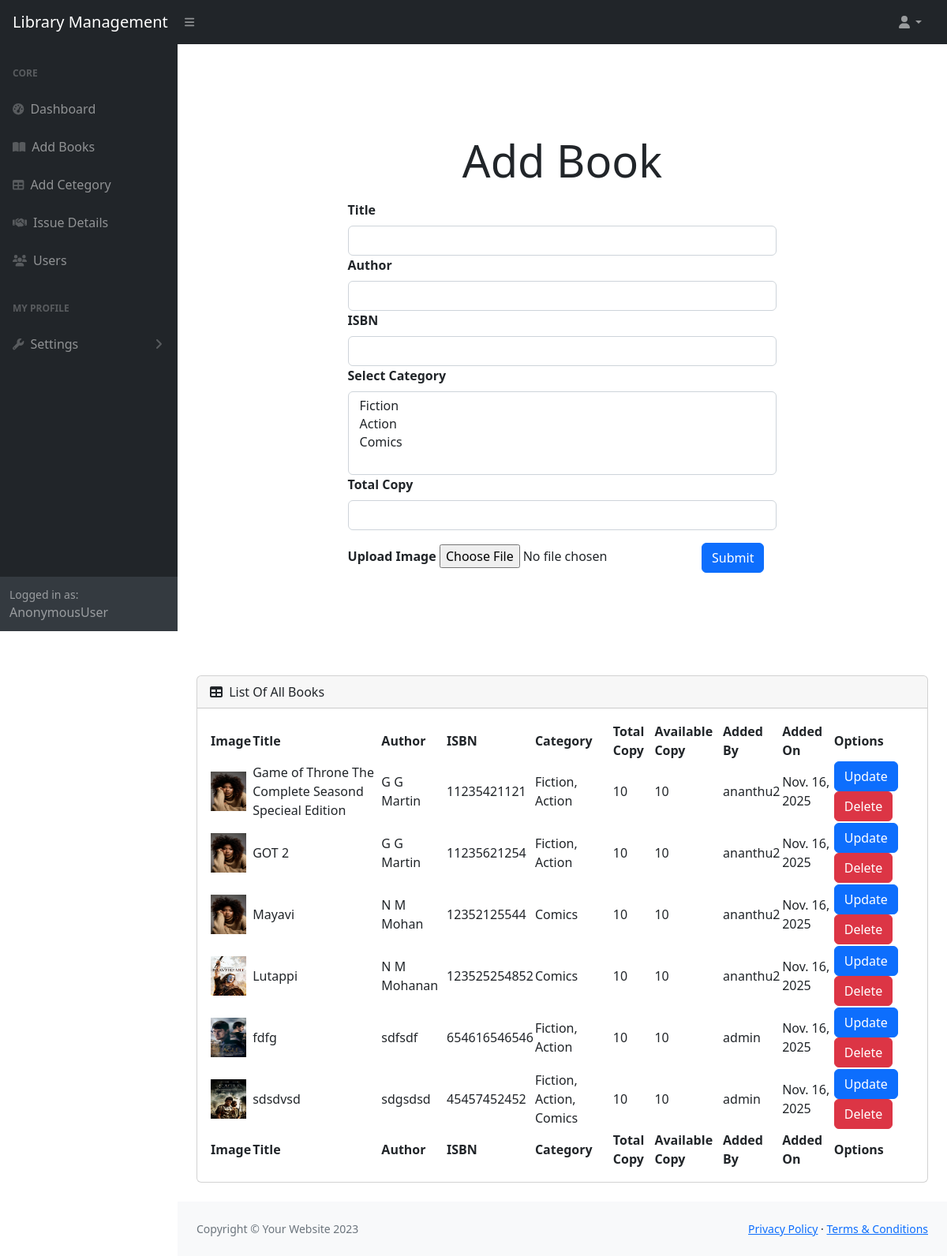
Before: /addbook/ with the older database file.
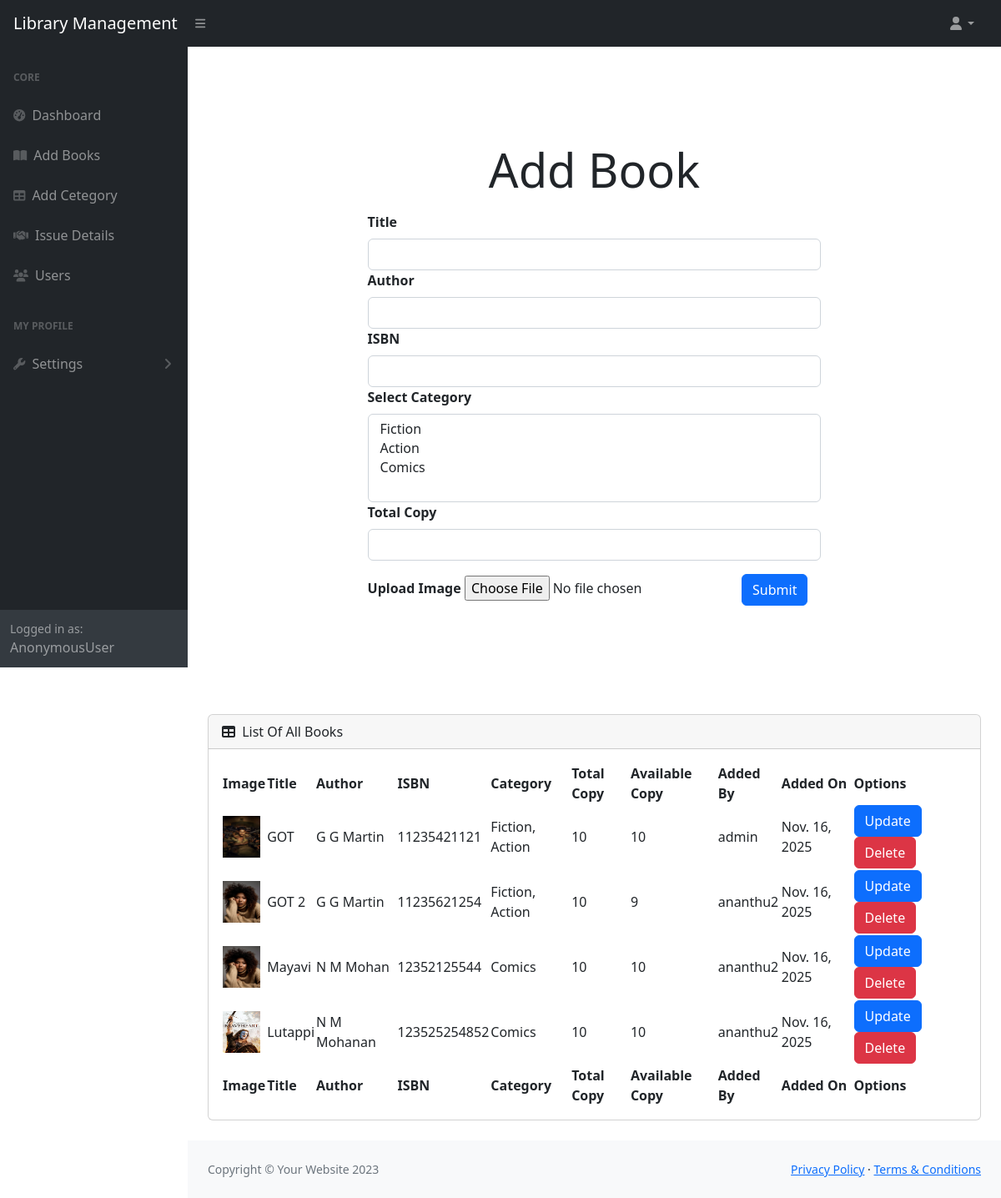
After: the same page with the newer database file.
### libraryApp/models.py (models this page shows, shortened)
class Book(models.Model):
    user=models.ForeignKey(User,on_delete=models.CASCADE,related_name="bookUser")
    title=models.CharField(max_length=100)
    author=models.CharField(max_length=20)
    isbn=models.IntegerField()
    image=models.ImageField(upload_to="books",default="books/default.jpeg",null=True,blank=True)
    category=models.ManyToManyField(Category,related_name="bookCategory")
    total_copy=models.IntegerField()
    avl_copy=models.IntegerField()
    added_on=models.DateField(auto_now_add=True)

class Category(models.Model):
    category=models.CharField(max_length=20,unique=True)
    def __str__(self):
        return self.category

class User(AbstractUser):
    email=models.EmailField(unique=True)
    option = (
        ('user','user'),
        ('staff','staff')
    )
    phone=models.CharField(max_length=15)
    role=models.CharField(max_length=100,choices=option,default="user")
    profile=models.ImageField(upload_to="profile",default="profile/default.jpeg",null=True,blank=True)
    otp=models.CharField(max_length=20)
    is_verified=models.BooleanField(default=False)

### libraryApp/views.py (the view, shortened to what this page needs)
# urls.py: path("addbook/",views.AddBookView.as_view(),name="book"),
class AddBookView(View):
    def get(self,request):
        form=AddBookForm()
        books=Book.objects.all()
        return render(request,"addbook.html",{"form":form,"books":books})

### libraryApp/forms.py
class AddBookForm(forms.ModelForm):
    class Meta:
        model=Book
        fields=["title","author","isbn","category","total_copy","image"]
        widgets={
            'title':forms.TextInput(attrs={'class':'form-control'}),
            'author':forms.TextInput(attrs={'class':'form-control'}),
            'isbn':forms.TextInput(attrs={'class':'form-control'}),
            'category':forms.SelectMultiple(attrs={'class':'form-control'}),
            'total_copy':forms.NumberInput(attrs={'class':'form-control'}),
        }

### libraryApp/context_processor.py (called while the page is built)
def library_status(request):
    total_books = Book.objects.count()
    total_copies = Book.objects.aggregate(total=models.Sum("total_copy"))["total"] or 0
    avl_books = Book.objects.aggregate(total=models.Sum("avl_copy"))["total"] or 0
    return {
        "total_books": total_books,
        "total_copies": total_copies,
        "avl_books": avl_books,
    }

### libraryApp/templates/addbook.html (shortened to what the changed rows need)
{% extends 'dashboard.html' %}
{% block main %}
                <div class="d-flex flex-column w-100 vh-100 align-items-center justify-content-center">
                    <div class="">
                        <form action="" method="post" enctype="multipart/form-data">
                            <label for="title" class="form-label fw-bold ">Title</label>
                            {{form.title}}
                            <label for="author" class="form-label fw-bold ">Author</label>
                            {{form.author}}
                            <label for="isbn" class="form-label fw-bold ">ISBN</label>
                            {{form.isbn}}
                            <label for="category" class="form-label fw-bold ">Select Category</label>
                            {{form.category}}
                            <label for="copies" class="form-label fw-bold ">Total Copy</label>
                            {{form.total_copy}}
                            <label for="image" class="form-label fw-bold ">Upload Image</label>
                            {{form.image}}
                            <input type="submit" name="" id="" class="btn btn-primary m-3">
                        </form>
                    </div>
                </div>
                <div class="container-fluid px-4">
                    <div id="section-table" class="card mb-4">
                        <div class="card-body">
                            <table id="datatablesSimple" class="datatable">
                                <thead>
                                    <tr>
                                        <th>Image</th>
                                        <th>Title</th>
                                        <th>Author</th>
                                        <th>ISBN</th>
                                        <th>Category</th>
                                        <th>Total Copy</th>
                                        <th>Available Copy</th>
                                        <th>Added By</th>
                                        <th>Added On</th>
                                        <th>Options</th>
                                    </tr>
                                </thead>
                                <tfoot>
                                    <tr>
                                        <th>Image</th>
                                        <th>Title</th>
                                        <th>Author</th>
                                        <th>ISBN</th>
                                        <th>Category</th>
                                        <th>Total Copy</th>
                                        <th>Available Copy</th>
                                        <th>Added By</th>
                                        <th>Added On</th>
                                        <th>Options</th>
                                    </tr>
                                </tfoot>
                                <tbody>
                                    {% for book in books %}
                                    <tr>
                                        <td>
                                            <img src="{{book.image.url}}"  height="50px" width="45px" alt="img">
                                        </td>
                                        <td>{{book.title}}</td>
                                        <td>{{book.author}}</td>
                                        <td>{{book.isbn}}</td>
                                        <td>
                                            {% for cat in book.category.all %}
                                                {{ cat.category }}{% if not forloop.last %}, {% endif %}
                                            {% endfor %}
                                        </td>
                                        <td>{{book.total_copy}}</td>
                                        <td>{{book.avl_copy}}</td>
                                        <td>{{book.user}}</td>
                                        <td>{{book.added_on}}</td>
                                        <td>
                                            <a href="{% url 'update' book.id %}" class="btn btn-primary">Update</a>
                                            <a href="{% url 'delete' book.id %}" class="btn btn-danger">Delete</a>
                                        </td>
                                    </tr>
                                    {% endfor %}
                                </tbody>
                            </table>
                        </div>
                    </div>
                </div>
{% endblock %}

Changed rows visible on the page:
removed Book: image (picture), title "fdfg", author "sdfsdf", isbn "654616546546", total_copy "10", avl_copy "10", user "admin", added_on "Nov. 16, 2025", Category (category "Fiction"), Category (category "Action")
removed Book: image (picture), title "sdsdvsd", author "sdgsdsd", isbn "45457452452", total_copy "10", avl_copy "10", user "admin", added_on "Nov. 16, 2025", Category (category "Fiction"), Category (category "Action"), Category (category "Comics")
changed Book: image: picture added in place of a placeholder; title "Game of Throne The Complete Seasond Specieal Edition" → "GOT"; user "ananthu2" → "admin"
changed Book "GOT 2": avl_copy "10" → "9"
